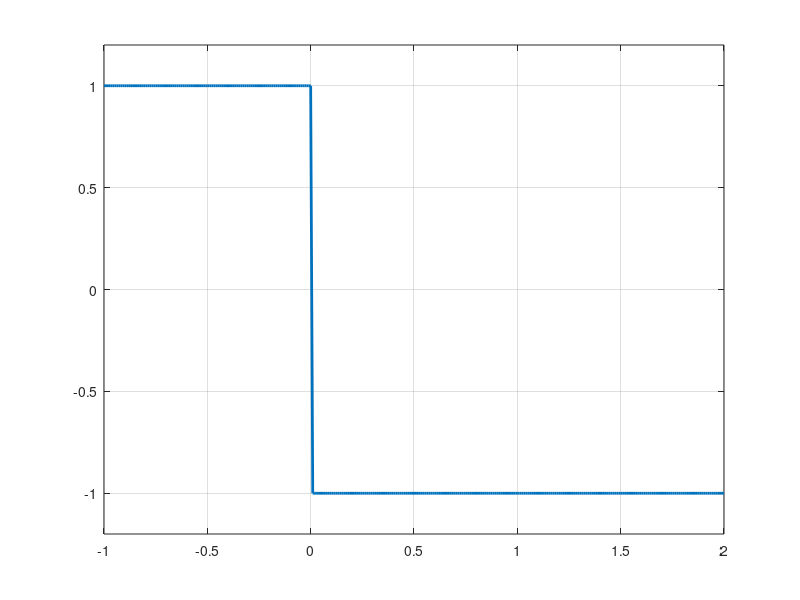

Reproduce this figure in MATLAB.
t= -1 : 0.01 :2;
t1 = (t>=-1 & t<=0);   % t1 is a logical array, see logical indexing
m= ones(size(t));      
y(t1) = m(t1);         %y(t1) means assign only those elements for which t1 is 1, simlarly for m(t1), calculate
t1 = (t>0 & t<=2);     %t1 is a temporary variable
y(t1) = -1*m(t1);
plot(t,y,'linewidth',2);
grid
axis([-1 2 -1.2 1.2]);